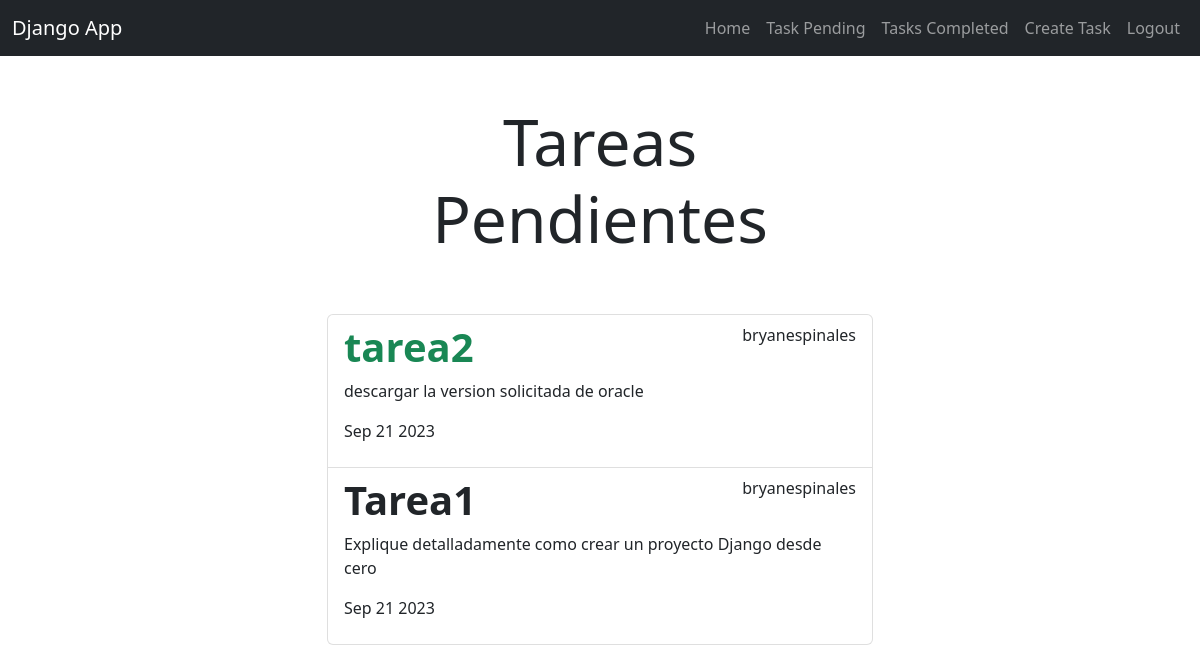
Page /tasks_completed/ (signed in) on the committed database.
### tasks/models.py (models this page shows, shortened)
class Task(models.Model):
  title = models.CharField(max_length=100)
  description = models.TextField(blank=True)
  created = models.DateTimeField(auto_now_add=True)
  datecompleted = models.DateTimeField(null=True, blank=True)
  important = models.BooleanField(default=False)
  user = models.ForeignKey(User, on_delete=models.CASCADE)

### tasks/views.py (the view)
# urls.py: path('tasks_completed/',views.tasks_completed,name='tasks_completed'),
@login_required
def tasks_completed(request):
    tasks = Task.objects.filter(user=request.user, datecompleted__isnull=False).order_by('-datecompleted')
    return render(request, 'tasks.html', {"tasks": tasks})

### tasks/templates/tasks.html
{% extends 'base.html' %}
{% block content %}
<main class="container">
    <div class="row">
        <div class="col-md-6 offset-md-3">
            <h1 class="text-center display-3 py-5">Tareas Pendientes </h1>
            <ul class="list-group">
                {% for task in tasks %}
                 <a class="list-group-item" href="{% url 'task_detail' task.id %}">
                    <header class="d-flex justify-content-between">
                        {% if task.important %}
                        <h1 class="fw-bold text-success">{{task.title}}</h1>
                        {% else %}
                        <h1 class="fw-bold">{{task.title}}</h1>
                        {% endif %}
                        <p>{{task.user.username}}</p>
                    </header>
                   <p>{{task.description}}</p>
                   <p>{{task.datecompleted|date:'M j Y'}}</p>
                 </a>
                 {% endfor %}
            </ul>
        </div>
    </div>
</main>
{% endblock %}

### rows in the picture
Task: title "tarea2", user.username "bryanespinales", description "descargar la version solicitada de oracle", datecompleted "Sep 21 2023"
Task: title "Tarea1", user.username "bryanespinales", description "Explique detalladamente como crear un proyecto Django desde cero", datecompleted "Sep 21 2023"
